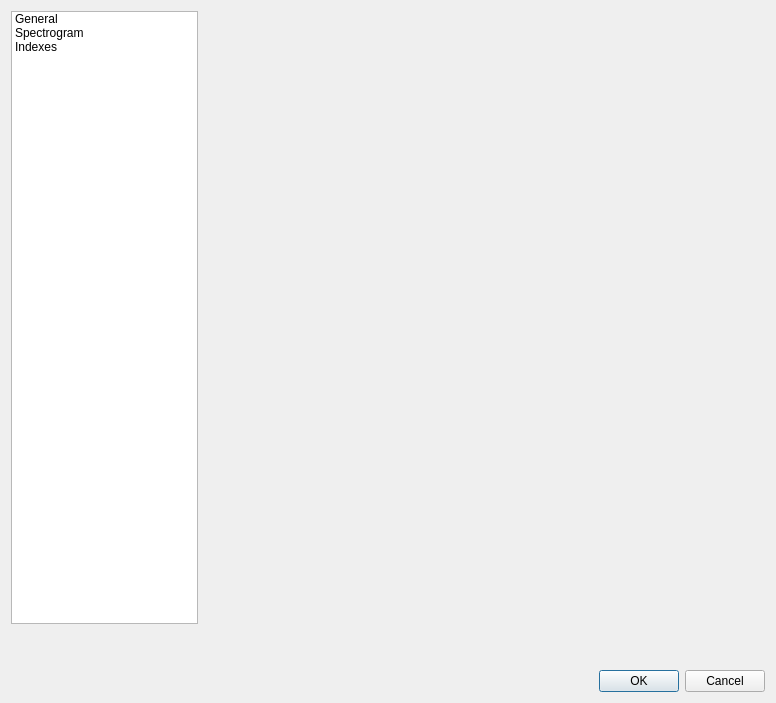
<?xml version="1.0" encoding="UTF-8"?>
<ui version="4.0">
 <class>SettingsMenu</class>
 <widget class="QDialog" name="SettingsMenu">
  <property name="geometry">
   <rect>
    <x>0</x>
    <y>0</y>
    <width>776</width>
    <height>703</height>
   </rect>
  </property>
  <property name="windowTitle">
   <string>Dialog</string>
  </property>
  <layout class="QGridLayout" name="gridLayout">
   <item row="0" column="1">
    <widget class="QWidget" name="widget" native="true">
     <property name="sizePolicy">
      <sizepolicy hsizetype="Preferred" vsizetype="Preferred">
       <horstretch>3</horstretch>
       <verstretch>0</verstretch>
      </sizepolicy>
     </property>
     <layout class="QVBoxLayout" name="verticalLayout">
      <item>
       <widget class="QStackedWidget" name="menu_pages">
        <property name="currentIndex">
         <number>1</number>
        </property>
        <widget class="QWidget" name="general_settings"/>
        <widget class="SpectrogramSettings" name="spectro_settings"/>
        <widget class="QWidget" name="index_settings"/>
       </widget>
      </item>
     </layout>
    </widget>
   </item>
   <item row="1" column="0" colspan="2">
    <spacer name="verticalSpacer">
     <property name="orientation">
      <enum>Qt::Vertical</enum>
     </property>
     <property name="sizeType">
      <enum>QSizePolicy::Maximum</enum>
     </property>
     <property name="sizeHint" stdset="0">
      <size>
       <width>20</width>
       <height>40</height>
      </size>
     </property>
    </spacer>
   </item>
   <item row="2" column="1">
    <widget class="QDialogButtonBox" name="buttonBox">
     <property name="orientation">
      <enum>Qt::Horizontal</enum>
     </property>
     <property name="standardButtons">
      <set>QDialogButtonBox::Cancel|QDialogButtonBox::Ok</set>
     </property>
    </widget>
   </item>
   <item row="0" column="0">
    <widget class="QListWidget" name="menu_categories">
     <property name="sizePolicy">
      <sizepolicy hsizetype="Preferred" vsizetype="Preferred">
       <horstretch>1</horstretch>
       <verstretch>0</verstretch>
      </sizepolicy>
     </property>
     <item>
      <property name="text">
       <string>General</string>
      </property>
     </item>
     <item>
      <property name="text">
       <string>Spectrogram</string>
      </property>
     </item>
     <item>
      <property name="text">
       <string>Indexes</string>
      </property>
     </item>
    </widget>
   </item>
  </layout>
 </widget>
 <customwidgets>
  <customwidget>
   <class>SpectrogramSettings</class>
   <extends>QWidget</extends>
   <header>gui/widgets/menus/spectrogramsettings.h</header>
   <container>1</container>
  </customwidget>
 </customwidgets>
 <resources/>
 <connections>
  <connection>
   <sender>buttonBox</sender>
   <signal>accepted()</signal>
   <receiver>SettingsMenu</receiver>
   <slot>accept()</slot>
   <hints>
    <hint type="sourcelabel">
     <x>248</x>
     <y>254</y>
    </hint>
    <hint type="destinationlabel">
     <x>157</x>
     <y>274</y>
    </hint>
   </hints>
  </connection>
  <connection>
   <sender>buttonBox</sender>
   <signal>rejected()</signal>
   <receiver>SettingsMenu</receiver>
   <slot>reject()</slot>
   <hints>
    <hint type="sourcelabel">
     <x>316</x>
     <y>260</y>
    </hint>
    <hint type="destinationlabel">
     <x>286</x>
     <y>274</y>
    </hint>
   </hints>
  </connection>
 </connections>
</ui>
